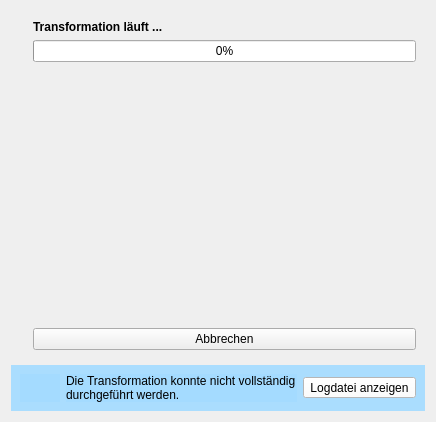
<?xml version="1.0" encoding="UTF-8"?>
<ui version="4.0">
 <class>transformationStatusDialog</class>
 <widget class="QDialog" name="transformationStatusDialog">
  <property name="geometry">
   <rect>
    <x>0</x>
    <y>0</y>
    <width>436</width>
    <height>422</height>
   </rect>
  </property>
  <property name="windowTitle">
   <string>Transformation</string>
  </property>
  <layout class="QVBoxLayout" name="verticalLayout_4">
   <item>
    <widget class="QStackedWidget" name="stackedWidget">
     <property name="frameShape">
      <enum>QFrame::NoFrame</enum>
     </property>
     <property name="frameShadow">
      <enum>QFrame::Plain</enum>
     </property>
     <property name="currentIndex">
      <number>0</number>
     </property>
     <widget class="QWidget" name="transformation_in_progress">
      <layout class="QGridLayout" name="gridLayout_3">
       <item row="0" column="0">
        <layout class="QGridLayout" name="gridLayout_2">
         <item row="0" column="1">
          <layout class="QVBoxLayout" name="verticalLayout_3">
           <item>
            <widget class="QLabel" name="label_2">
             <property name="font">
              <font>
               <weight>75</weight>
               <bold>true</bold>
              </font>
             </property>
             <property name="text">
              <string>Transformation läuft ...</string>
             </property>
             <property name="scaledContents">
              <bool>true</bool>
             </property>
            </widget>
           </item>
           <item>
            <widget class="QProgressBar" name="progressBar">
             <property name="maximum">
              <number>100</number>
             </property>
             <property name="value">
              <number>0</number>
             </property>
             <property name="invertedAppearance">
              <bool>false</bool>
             </property>
            </widget>
           </item>
           <item>
            <widget class="QLabel" name="label_transformation_status">
             <property name="enabled">
              <bool>true</bool>
             </property>
             <property name="text">
              <string/>
             </property>
             <property name="scaledContents">
              <bool>true</bool>
             </property>
             <property name="alignment">
              <set>Qt::AlignRight|Qt::AlignTrailing|Qt::AlignVCenter</set>
             </property>
             <property name="wordWrap">
              <bool>true</bool>
             </property>
            </widget>
           </item>
          </layout>
         </item>
         <item row="1" column="1">
          <spacer name="verticalSpacer">
           <property name="orientation">
            <enum>Qt::Vertical</enum>
           </property>
           <property name="sizeHint" stdset="0">
            <size>
             <width>20</width>
             <height>40</height>
            </size>
           </property>
          </spacer>
         </item>
         <item row="0" column="0">
          <widget class="QLabel" name="label">
           <property name="maximumSize">
            <size>
             <width>131</width>
             <height>131</height>
            </size>
           </property>
           <property name="text">
            <string/>
           </property>
           <property name="pixmap">
            <pixmap resource="resources/resources.qrc">:/transformation-status-dialog/transformation_in_progress.png</pixmap>
           </property>
           <property name="scaledContents">
            <bool>true</bool>
           </property>
          </widget>
         </item>
         <item row="2" column="1">
          <widget class="QPushButton" name="pushButton_cancel_transformation_process">
           <property name="text">
            <string>Abbrechen</string>
           </property>
           <property name="autoDefault">
            <bool>false</bool>
           </property>
          </widget>
         </item>
        </layout>
       </item>
      </layout>
     </widget>
     <widget class="QWidget" name="transformation_finished">
      <layout class="QGridLayout" name="gridLayout_5">
       <item row="0" column="0">
        <layout class="QVBoxLayout" name="verticalLayout_5">
         <item>
          <layout class="QHBoxLayout" name="horizontalLayout_3">
           <item>
            <widget class="QLabel" name="label_5">
             <property name="maximumSize">
              <size>
               <width>131</width>
               <height>131</height>
              </size>
             </property>
             <property name="text">
              <string/>
             </property>
             <property name="pixmap">
              <pixmap resource="resources/resources.qrc">:/transformation-status-dialog/transformation_finished.png</pixmap>
             </property>
             <property name="scaledContents">
              <bool>true</bool>
             </property>
            </widget>
           </item>
           <item>
            <layout class="QVBoxLayout" name="verticalLayout_2">
             <item>
              <layout class="QVBoxLayout" name="verticalLayout">
               <item>
                <widget class="QLabel" name="label_4">
                 <property name="font">
                  <font>
                   <weight>75</weight>
                   <bold>true</bold>
                  </font>
                 </property>
                 <property name="text">
                  <string>Transformation abgeschlossen.</string>
                 </property>
                 <property name="scaledContents">
                  <bool>true</bool>
                 </property>
                </widget>
               </item>
               <item>
                <widget class="QProgressBar" name="progressBar_2">
                 <property name="value">
                  <number>100</number>
                 </property>
                 <property name="invertedAppearance">
                  <bool>false</bool>
                 </property>
                </widget>
               </item>
              </layout>
             </item>
             <item>
              <layout class="QHBoxLayout" name="horizontalLayout">
               <item>
                <widget class="QLabel" name="label_6">
                 <property name="enabled">
                  <bool>true</bool>
                 </property>
                 <property name="text">
                  <string>Benötigte Zeit: </string>
                 </property>
                 <property name="scaledContents">
                  <bool>true</bool>
                 </property>
                 <property name="alignment">
                  <set>Qt::AlignRight|Qt::AlignTrailing|Qt::AlignVCenter</set>
                 </property>
                </widget>
               </item>
               <item>
                <widget class="QLabel" name="label_transformation_duration">
                 <property name="text">
                  <string>TextLabel</string>
                 </property>
                </widget>
               </item>
              </layout>
             </item>
            </layout>
           </item>
          </layout>
         </item>
         <item>
          <layout class="QGridLayout" name="gridLayout_4">
           <item row="0" column="0">
            <widget class="QGroupBox" name="groupBox_further_options">
             <property name="title">
              <string>Weiterführende Optionen</string>
             </property>
             <layout class="QGridLayout" name="gridLayout">
              <item row="0" column="0">
               <widget class="QPushButton" name="pushButton_analysis_after_transformation">
                <property name="text">
                 <string>Analyse starten</string>
                </property>
               </widget>
              </item>
              <item row="1" column="0" colspan="2">
               <widget class="QPushButton" name="pushButton_open_transformation_output">
                <property name="text">
                 <string>Ausgabe-Ordner öffnen</string>
                </property>
               </widget>
              </item>
              <item row="1" column="2">
               <spacer name="horizontalSpacer_2">
                <property name="orientation">
                 <enum>Qt::Horizontal</enum>
                </property>
                <property name="sizeHint" stdset="0">
                 <size>
                  <width>13</width>
                  <height>20</height>
                 </size>
                </property>
               </spacer>
              </item>
              <item row="0" column="2">
               <spacer name="horizontalSpacer">
                <property name="orientation">
                 <enum>Qt::Horizontal</enum>
                </property>
                <property name="sizeHint" stdset="0">
                 <size>
                  <width>34</width>
                  <height>20</height>
                 </size>
                </property>
               </spacer>
              </item>
             </layout>
            </widget>
           </item>
           <item row="1" column="0">
            <widget class="QDialogButtonBox" name="buttonBox_close_status_dialog">
             <property name="enabled">
              <bool>true</bool>
             </property>
             <property name="orientation">
              <enum>Qt::Horizontal</enum>
             </property>
             <property name="standardButtons">
              <set>QDialogButtonBox::Close</set>
             </property>
            </widget>
           </item>
          </layout>
         </item>
        </layout>
       </item>
      </layout>
     </widget>
     <widget class="QWidget" name="transformation_user_interaction">
      <layout class="QGridLayout" name="gridLayout_7">
       <item row="0" column="0">
        <widget class="QLabel" name="label_3">
         <property name="maximumSize">
          <size>
           <width>131</width>
           <height>131</height>
          </size>
         </property>
         <property name="text">
          <string/>
         </property>
         <property name="pixmap">
          <pixmap resource="resources/resources.qrc">:/transformation-status-dialog/transformation_user_interaction.png</pixmap>
         </property>
         <property name="scaledContents">
          <bool>true</bool>
         </property>
        </widget>
       </item>
       <item row="0" column="1">
        <widget class="QFrame" name="frame_user_interaction">
         <property name="styleSheet">
          <string notr="true">background-color: rgba(164, 219, 255, 235);</string>
         </property>
         <property name="frameShape">
          <enum>QFrame::NoFrame</enum>
         </property>
         <property name="frameShadow">
          <enum>QFrame::Raised</enum>
         </property>
         <layout class="QGridLayout" name="gridLayout_8">
          <item row="0" column="0">
           <widget class="QLabel" name="label_user_interaction_info">
            <property name="text">
             <string>&lt;html&gt;&lt;head/&gt;&lt;body&gt;&lt;p&gt;An dieser Stelle ist eine manuelle Anpassung notwendig.&lt;/p&gt;&lt;p&gt;Klicken Sie auf &lt;span style=&quot; font-style:italic;&quot;&gt;Dateien anzeigen&lt;/span&gt;, um die zu bearbeitenden Dateien anzuzeigen.&lt;/p&gt;&lt;p&gt;Sobald Sie die Änderungen vorgenommen haben, klicken Sie auf &lt;span style=&quot; font-style:italic;&quot;&gt;Fortfahren&lt;/span&gt;.&lt;/p&gt;&lt;/body&gt;&lt;/html&gt;</string>
            </property>
            <property name="scaledContents">
             <bool>true</bool>
            </property>
            <property name="wordWrap">
             <bool>true</bool>
            </property>
           </widget>
          </item>
         </layout>
        </widget>
       </item>
       <item row="1" column="0">
        <widget class="QGroupBox" name="groupBox_user_interaction">
         <property name="title">
          <string>Aktion auswählen</string>
         </property>
         <layout class="QGridLayout" name="gridLayout_6">
          <item row="0" column="0">
           <widget class="QPushButton" name="pushButton_user_interaction_open_files">
            <property name="text">
             <string>Dateien anzeigen</string>
            </property>
            <property name="icon">
             <iconset resource="resources/resources.qrc">
              <normaloff>:/transformation-status-dialog/folder.png</normaloff>:/transformation-status-dialog/folder.png</iconset>
            </property>
           </widget>
          </item>
          <item row="1" column="0">
           <widget class="QPushButton" name="pushButton_user_interaction_continue">
            <property name="text">
             <string>Fortfahren</string>
            </property>
            <property name="icon">
             <iconset resource="resources/resources.qrc">
              <normaloff>:/transformation-status-dialog/transformation_button_icon.png</normaloff>:/transformation-status-dialog/transformation_button_icon.png</iconset>
            </property>
           </widget>
          </item>
         </layout>
        </widget>
       </item>
       <item row="1" column="1">
        <widget class="QPlainTextEdit" name="plainTextEdit_user_interaction_description">
         <property name="frameShape">
          <enum>QFrame::StyledPanel</enum>
         </property>
         <property name="frameShadow">
          <enum>QFrame::Sunken</enum>
         </property>
         <property name="placeholderText">
          <string>kein Hinweis angegeben</string>
         </property>
        </widget>
       </item>
      </layout>
     </widget>
    </widget>
   </item>
   <item>
    <widget class="QFrame" name="frame_transformation_error">
     <property name="enabled">
      <bool>true</bool>
     </property>
     <property name="styleSheet">
      <string notr="true">background-color: rgba(164, 219, 255, 235);</string>
     </property>
     <property name="frameShape">
      <enum>QFrame::NoFrame</enum>
     </property>
     <property name="frameShadow">
      <enum>QFrame::Raised</enum>
     </property>
     <layout class="QHBoxLayout" name="horizontalLayout_2">
      <item>
       <widget class="QLabel" name="icon_transformation_error">
        <property name="maximumSize">
         <size>
          <width>40</width>
          <height>40</height>
         </size>
        </property>
        <property name="text">
         <string/>
        </property>
        <property name="pixmap">
         <pixmap resource="resources/resources.qrc">:/transformation-status-dialog/ic_info_black_48dp.png</pixmap>
        </property>
        <property name="scaledContents">
         <bool>true</bool>
        </property>
        <property name="wordWrap">
         <bool>false</bool>
        </property>
       </widget>
      </item>
      <item>
       <widget class="QLabel" name="label_transformation_error">
        <property name="text">
         <string>Die Transformation konnte nicht vollständig durchgeführt werden.</string>
        </property>
        <property name="scaledContents">
         <bool>true</bool>
        </property>
        <property name="wordWrap">
         <bool>true</bool>
        </property>
       </widget>
      </item>
      <item>
       <widget class="QToolButton" name="toolButton_transformation_error_show_log">
        <property name="autoFillBackground">
         <bool>false</bool>
        </property>
        <property name="styleSheet">
         <string notr="true">background-color: rgb(255, 255, 255);</string>
        </property>
        <property name="text">
         <string>Logdatei anzeigen</string>
        </property>
       </widget>
      </item>
     </layout>
    </widget>
   </item>
  </layout>
 </widget>
 <resources>
  <include location="resources/resources.qrc"/>
 </resources>
 <connections>
  <connection>
   <sender>buttonBox_close_status_dialog</sender>
   <signal>accepted()</signal>
   <receiver>transformationStatusDialog</receiver>
   <slot>accept()</slot>
   <hints>
    <hint type="sourcelabel">
     <x>248</x>
     <y>254</y>
    </hint>
    <hint type="destinationlabel">
     <x>157</x>
     <y>274</y>
    </hint>
   </hints>
  </connection>
  <connection>
   <sender>buttonBox_close_status_dialog</sender>
   <signal>rejected()</signal>
   <receiver>transformationStatusDialog</receiver>
   <slot>reject()</slot>
   <hints>
    <hint type="sourcelabel">
     <x>316</x>
     <y>260</y>
    </hint>
    <hint type="destinationlabel">
     <x>286</x>
     <y>274</y>
    </hint>
   </hints>
  </connection>
 </connections>
</ui>
